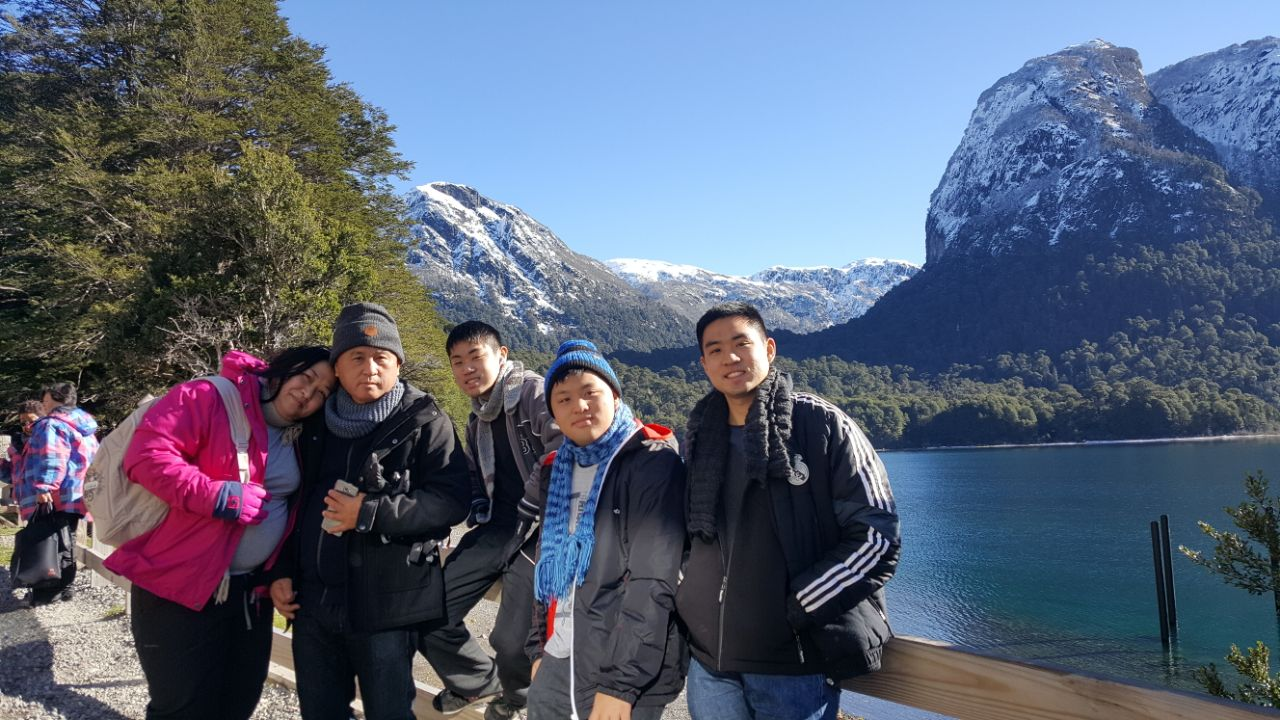
#> input picture opencv/1-basic/9-Histograms/familia.jpg, 1280 x 720 px
$ python 4-2d.py
#> lines starting #> are read from the running program, lines starting #| are printed output that depends on the picture; after the words box and inside, x2 and y2 are one past the last pixel; in counts of white or black regions, pixels touching at a corner belong together
import numpy as np
import cv2 as cv

# built-in modules
import sys

if __name__ == '__main__':

    hsv_map = np.zeros((180, 256, 3), np.uint8)
    h, s = np.indices(hsv_map.shape[:2])
    hsv_map[:,:,0] = h
    hsv_map[:,:,1] = s
    hsv_map[:,:,2] = 255
    hsv_map = cv.cvtColor(hsv_map, cv.COLOR_HSV2BGR)
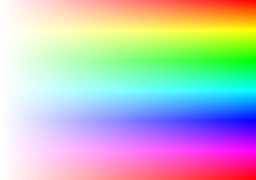
#> hsv_map: shape (180, 256, 3); mean B, G, R 190.8, 190.8, 190.9
    cv.imshow('hsv_map', hsv_map)

    cv.namedWindow('hist', 0)
    hist_scale = 10

    def set_scale(val):
        global hist_scale
        hist_scale = val
    cv.createTrackbar('scale', 'hist', hist_scale, 32, set_scale)

    img = cv.imread('familia.jpg')
#> img is the input picture: shape (720, 1280, 3); mean B, G, R 117, 97.7, 87.7

    while True:
        cv.imshow('camera', img)

        small = cv.pyrDown(img)

        hsv = cv.cvtColor(small, cv.COLOR_BGR2HSV)
#> hsv: shape (360, 640, 3); mean H, S, V 92.3, 98.8, 125.1
        dark = hsv[...,2] < 32
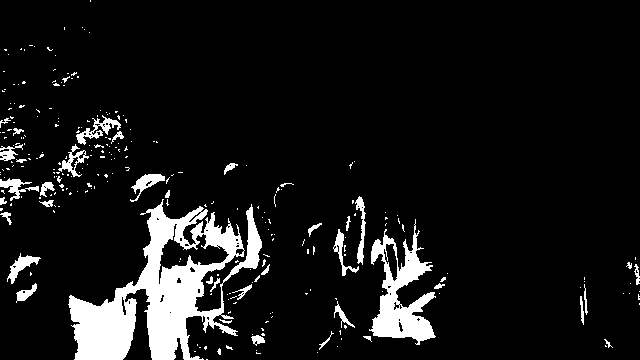
#> dark: shape (360, 640) bool; 9% white; 269 white regions (229 under 20 px), largest, box (x1, y1, x2, y2) and area: (68, 199, 262, 360) 12301, (369, 219, 436, 345) 3495, (76, 115, 121, 145) 400
        hsv[dark] = 0
#> hsv: shape (360, 640, 3); mean H, S, V 82.8, 86.1, 123.1
        h = cv.calcHist([hsv], [0, 1], None, [180, 256], [0, 180, 0, 256])
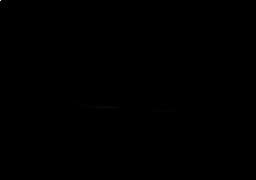
#> h: shape (180, 256) float32; min 0, max 20926, mean 5; drawn with min black and max white

        h = np.clip(h*0.005*hist_scale, 0, 1)
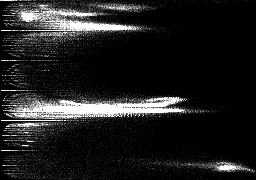
#> h: shape (180, 256) float32; min 0, max 1, mean 0.124
        vis = hsv_map*h[:,:,np.newaxis] / 255.0
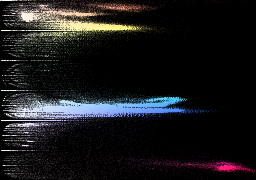
#> vis: shape (180, 256, 3) float32; mean B, G, R 0.108, 0.101, 0.102
        cv.imshow('hist', vis)

        ch = cv.waitKey(1)
#> (key Esc is pressed here)
        if ch == 27:
            break
cv.destroyAllWindows()

$ run again, with opencv/1-basic/9-Histograms/yukari.jpg copied over opencv/1-basic/9-Histograms/familia.jpg
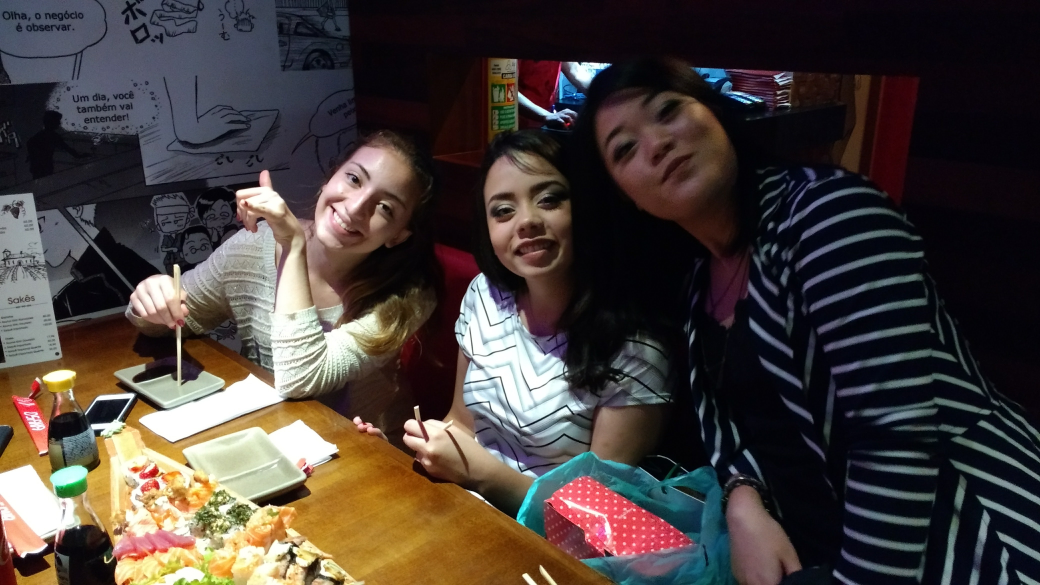
#> input picture opencv/1-basic/9-Histograms/yukari.jpg, 4160 x 2340 px (shown at 1/4 size)
#> img is the input picture: shape (2340, 4160, 3); mean B, G, R 59.5, 63.3, 72.2
#> `dark = hsv[...,2] < 32`:
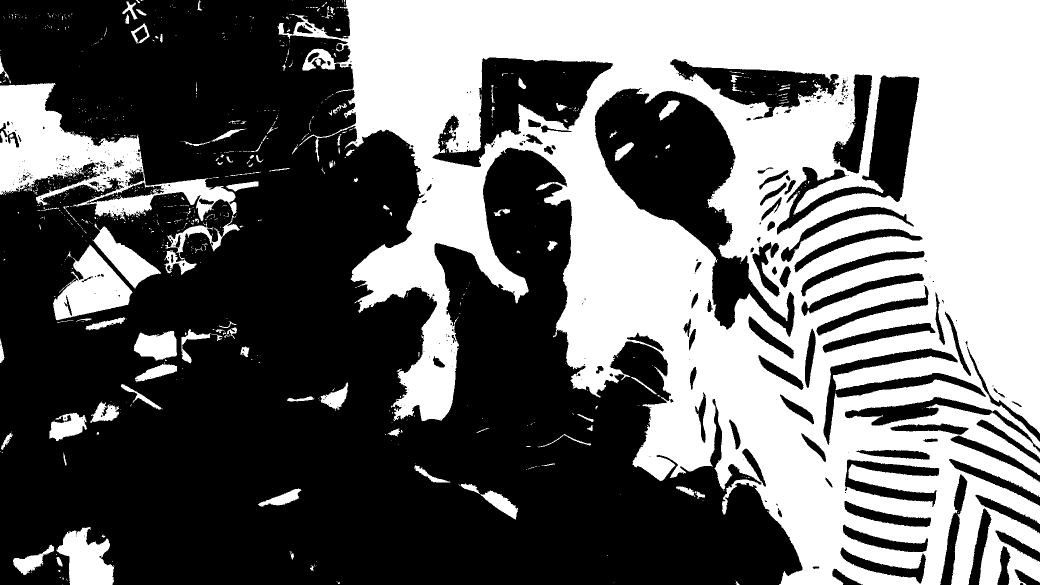
#> dark: shape (1170, 2080) bool (shown at 1/2 size); 42.3% white; 877 white regions (752 under 20 px), largest, box (x1, y1, x2, y2) and area: (555, 0, 2080, 1170) 923084, (0, 166, 480, 550) 48174, (106, 489, 265, 641) 12275
#> `vis = hsv_map*h[:,:,np.newaxis] / 255.0`:
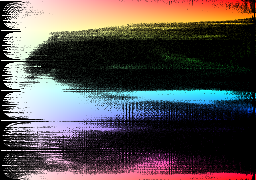
#> vis: shape (180, 256, 3) float32; mean B, G, R 0.314, 0.316, 0.352
